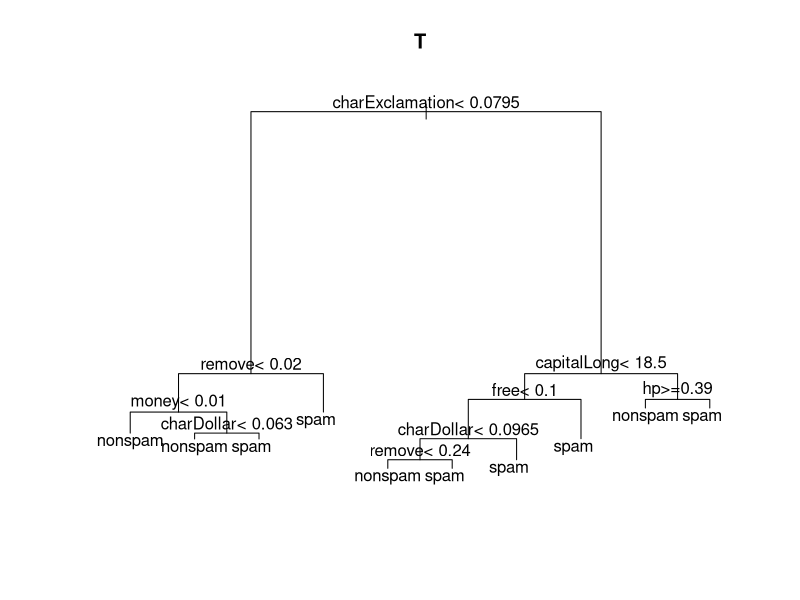
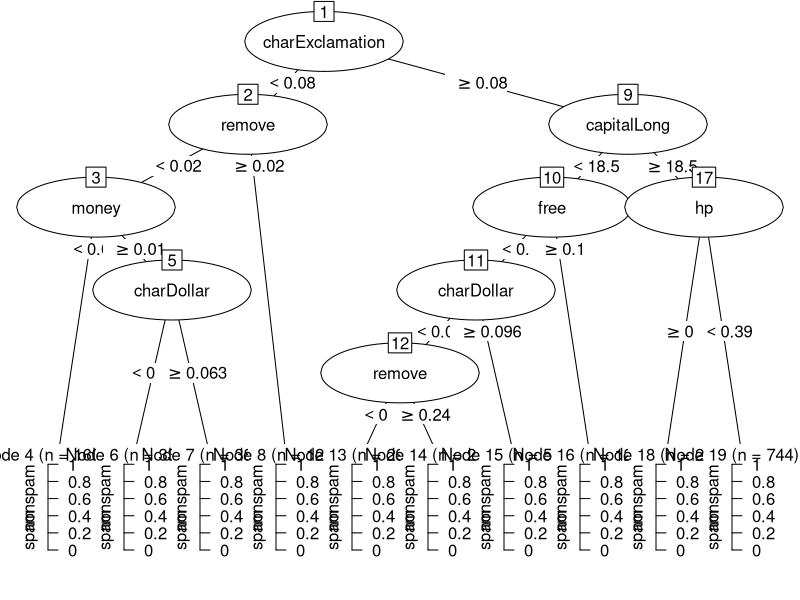

R code for these plots, in order: (Note: this script raises an error after producing the figures.)
# ej. 6

# a)
library(rpart)
library(partykit)
library(kernlab)

data(spam)

## 2/3 de la muestra
smp_size <- floor(2/3 * nrow(spam))

set.seed(2019)
train_ind <- sample(seq_len(nrow(spam)), size = smp_size)

train <- spam[train_ind, ]
test <- spam[-train_ind, ]

T=rpart(type~.,data=train)
plot(T,margin=0.04,main="T")
text(T)
rparty.tree = as.party(T)    
plot(rparty.tree)

DS=rpart(type~.,data=train,maxdepth=1,main="DS")
plot(DS,margin=0.1)
text(DS)

T$frame

# análisis propio o una descripción

# b)

#   1)
# 14 0.00329489     18   0.18946 0.22570 0.013012
# 15 0.00247117     24   0.16969 0.22570 0.013012
#With crossvalidation
CP_cross_validation = T$cptable[which.min(T$cptable[,"xerror"]),"CP"]

T1=rpart(type~.,data=train,cp=CP_cross_validation)
plot(T1,margin=0.1,main="T1")
text(T1)

#   2)
# umbral=0.22570+0.013012=0.238712

# 12 0.00453048     12   0.21499 0.23558 0.013265

#with 1-SErule
xerror=T$cptable[,4]
xstd <- T$cptable[, 5]

t.opt <- min(seq(along = xerror)[xerror <= min(xerror) + xstd[which.min(xerror)]])
CP_1_SE=T$cptable[t.opt,1]
CP_1_SE

T2=rpart(type~.,data=train,cp=CP_1_SE)
plot(T2,margin=0.1,main="T2")
text(T2)

#   3)

Tmax=rpart(type~.,data=train,cp=0)
plot(Tmax,margin=0.1,main="Tmax")
text(Tmax)
# 
# xerror=Tmax$cptable[,4]
# xstd <- Tmax$cptable[, 5]
# Tmax$cptable
# t.opt <- min(seq(along = xerror)[xerror <= min(xerror) + xstd[which.min(xerror)]])
# CP_1_SE=Tmax$cptable[t.opt,1]
# CP_1_SE


# c)
library(ipred)
library(randomForest)

bag=bagging(type~.,data=train,cp=0.01,coob=TRUE)
bag_pred=predict(bag,type="class",test)
bag_error=sum(bag_pred!=test[,58])/dim(test)[1]
bag_error

rf=randomForest(type~.,data=train,cp=0.01,coob=TRUE)
rf_pred=predict(rf,type="class",test)
rf_error=sum(rf_pred!=test[,58])/dim(test)[1]
rf_error

T_pred=predict(T,type="class",test)
T_error=sum(T_pred!=test[,58])/dim(test)[1]
T_error

# d)
rf_trace=randomForest(type~.,data=train,cp=0.01,coob=TRUE,do.trace=TRUE)
# prop.table(table(train$type)) %*% c(.0275, .0791)
# graficar si se puede
plot(100*rf_trace$err.rate[,1],type="l",ylab="OOB(%)",xlab="ntree",lwd=2,col="blue")


# e)
dim(importance(rf)[order(importance(rf),decreasing=TRUE),])
barplot(importance(rf)[order(importance(rf),decreasing=TRUE),],las=2)
a=importance(rf)
a[order(a[,1],decreasing=TRUE)]

# f)
rf_stump=randomForest(type~.,data=train,cp=0.01,maxdep=1,coob=TRUE)
importance(rf_stump)

# g)
importance=NULL
oob=NULL
for(k in 1:25){
  rf=randomForest(type~.,data=train,coob=TRUE,mtry=k)
  importance=cbind(importance,rf$importance)
  oob=cbind(oob,rf$err.rate[500,1])
}
# 52,53 High - 26 46 Medium - 38 47 Low
# 52,53 High - 26 46 Medium - 38 47 Low
matplot(t(importance), type = "l")

plot(1:25,oob,type="l")


# h)
library(e1071)

error.table = NULL

for(k in 1:50){
  set.seed(2019+k)
  # separamos datos en train/test
  smp_size = floor(2/3 * nrow(spam))
  train_ind = sample(seq_len(nrow(spam)), size = smp_size)
  train =  spam[train_ind,]
  test  = spam[-train_ind,]
  
  # entrenamos modelos
  model.cart =        rpart(type~.,data=train)
  model.bag  =      bagging(type~.,data=train)
  model.rf   = randomForest(type~.,data=train)
  model.svm  =          svm(type~.,data=train)
  
  # obtenemos predicciones
  pred.cart = predict(model.cart, type="class", test)
  pred.bag  = predict(model.bag,  type="class", test)
  pred.rf   = predict(model.rf,   type="class", test)
  pred.svm  = predict(model.svm,  type="class", test)
  
  # computamos los errores
  error.cart = sum(pred.cart != test[,58]) / dim(test)[1]
  error.bag  = sum(pred.bag  != test[,58]) / dim(test)[1]
  error.rf   = sum(pred.rf   != test[,58]) / dim(test)[1]
  error.svm  = sum(pred.svm  != test[,58]) / dim(test)[1]
  
  # los agregamos a la tabla
  error.table = rbind(error.table,c(error.cart,error.bag,error.rf,error.svm))
  
}

error.table

# calculamos la media de los errores
error.means=colMeans(error.table); error.means

# nos quedamos con el mejor y entrenamos sobre todo el data set
index = which.min(error.means)

ifelse(index==1,
       model.best<-rpart(type~.,data=spam),
       ifelse(index==2,
              model.best<-bagging(type~.,data=spam),
              ifelse(index==3,
                     model.best<-randomForest(type~.,data=spam),
                     model.best<-svm(type~.,data=spam))))

model.best=ifelse(index==1,
       rpart(type~.,data=spam),
       ifelse(index==2,
              bagging(type~.,data=spam),
              ifelse(index==3,
                     randomForest(type~.,data=spam),
                     svm(type~.,data=spam))))
model.best
